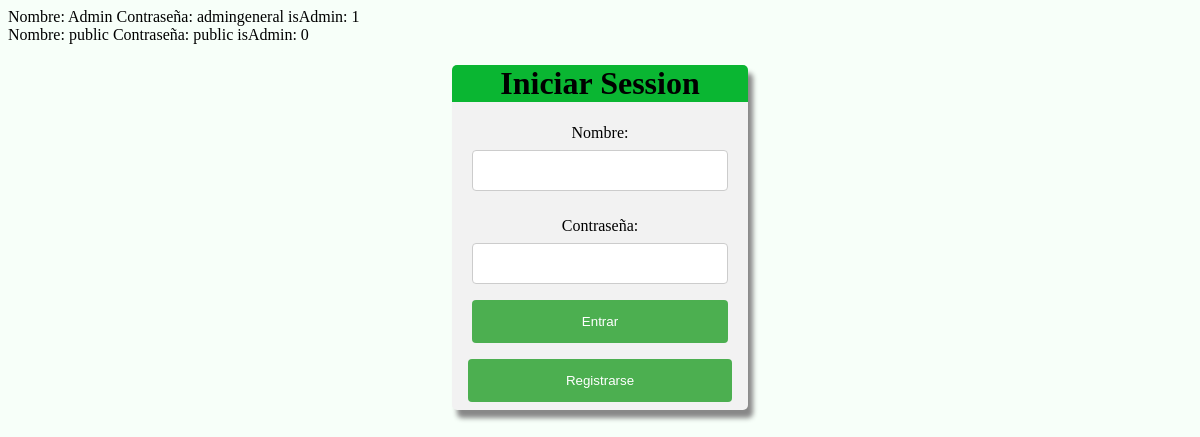
Before: / with the older database file.
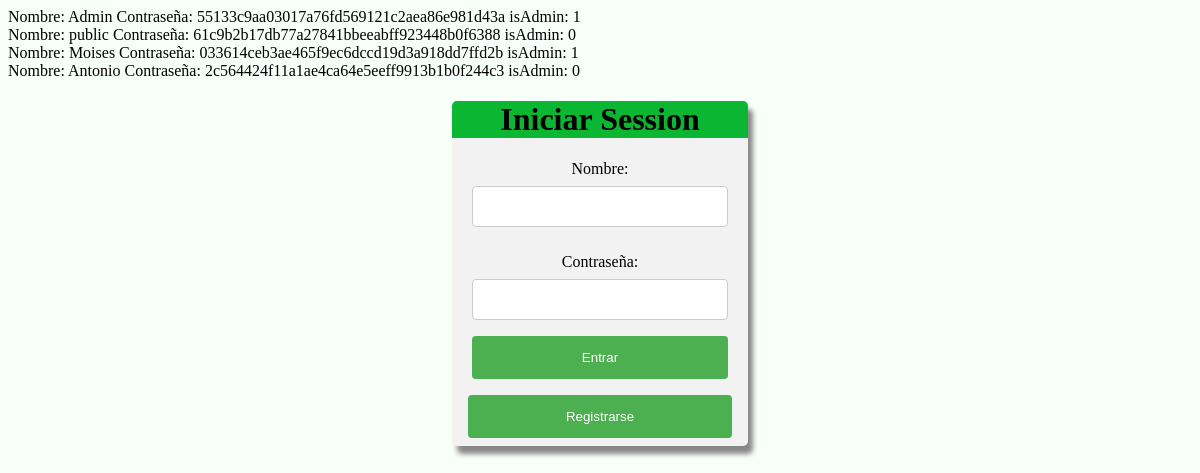
After: the same page with the newer database file.
### tables this page shows
CREATE TABLE `Usuarios` (
  `id_user` int(5) NOT NULL,
  `nombre` varchar(20) NOT NULL,
  `apellido` varchar(20) NOT NULL,
  `email` varchar(40) NOT NULL,
  `password` varchar(100) NOT NULL,
  `isAdmin` int(1) NOT NULL DEFAULT '0',
  `token` varchar(100) DEFAULT NULL
);

### php/funcions.php (the view, shortened to what this page needs)
<?php
	function mostraUsuarios($pdo){
		$query = $pdo->prepare("select * FROM Usuarios");
		$query->execute();
		$usuarios = $query->fetch();
			while($usuarios){
				echo "Nombre: ".$usuarios['nombre']."   Contraseña: " . $usuarios['password'] ."   isAdmin: " . $usuarios['isAdmin'] . "<br>	";
				$usuarios = $query->fetch();
			}
	}
?>

### index.php (shortened to what this page needs)
<!DOCTYPE html>
<html>
<head>
	<link rel="stylesheet" type="text/css" href="css/styleIndex.css">
</head>
<body>
<?php
	include 'php/funcions.php';
	$pdo = connectar();
	mostraUsuarios($pdo);
?>
	<div>
		<h1>Iniciar Session</h1>
		<form action = "php/login.php" method = "post">
			<label>Nombre: </label> <br>
			<input type="text" name="nombre"/> <br> <br>
			<label>Contraseña: </label> <br>
			<input type="password" name="password"/> <br>
			<input class = "submit" type="submit" name="submitIniciar" value="Entrar"/>
		</form>
		<input id="registrarse" type="submit" value="Registrarse" onclick="location.href='php/paginaUsuario.php'"/>
	</div>
</body>
</html>

### css/styleIndex.css (style rules this page uses)
body { background-color: #F7FFF9; cursor: default; }
h1 { background-color: #0AB632; border-top-left-radius: 5px; border-top-right-radius: 5px; padding: 0px 20px 0px 20px; }
form { padding: 0px 20px 0px 20px; }
input[type=text], input[type=password], select { width: 100%; padding: 12px 20px; margin: 8px 0; display: inline-block; border: 1px solid #ccc; border-radius: 4px; box-sizing: border-box; }
input[type=submit] { width: 100%; background-color: #4CAF50; color: white; padding: 14px 20px; margin: 8px 0; border: none; border-radius: 4px; cursor: pointer; }
div { text-align: center; position: relative; border-radius: 5px; background-color: #f2f2f2; width: 25%; box-shadow: 5px 8px 5px #888888; margin: auto; top: 25%; }
#registrarse { width: 89%; }

Changed rows visible on the page:
changed usuarios "Admin": password "admingeneral" → "55133c9aa03017a76fd569121c2aea86e981d43a"
changed usuarios "public": password "public" → "61c9b2b17db77a27841bbeeabff923448b0f6388"
added usuarios: nombre "Moises", password "033614ceb3ae465f9ec6dccd19d3a918dd7ffd2b", isAdmin "1"
added usuarios: nombre "Antonio", password "2c564424f11a1ae4ca64e5eeff9913b1b0f244c3", isAdmin "0"
